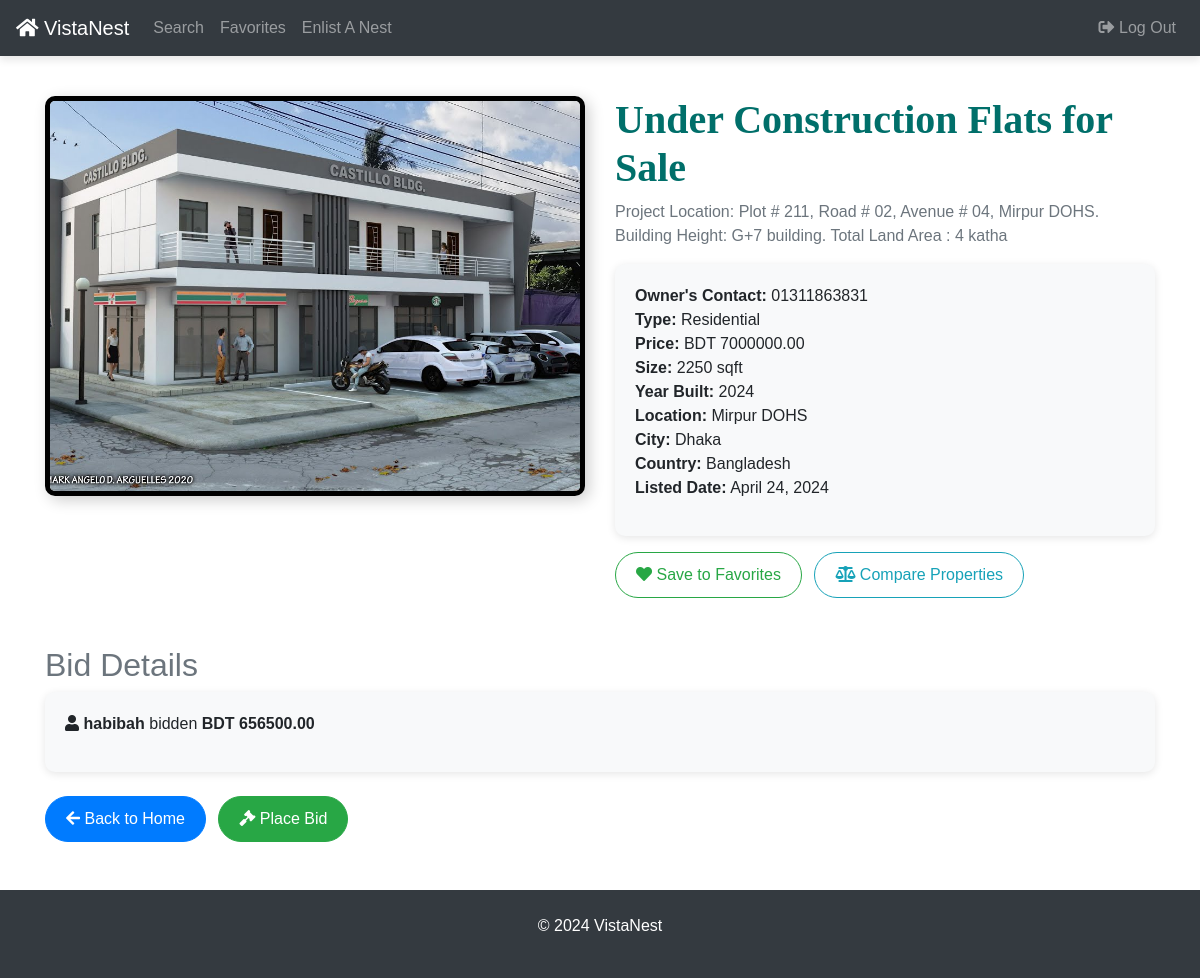
Page /details/17 on the committed database.
### platforms/models.py (models this page shows, shortened)
class Platform(models.Model):
    property_type_choices = [
        ('Residential', 'Residential'),
        ('Commercial', 'Commercial'),
        ('Land', 'Land'),
        ('Industrial', 'Industrial'),
        ('Special Purpose', 'Special Purpose')
    ]
    owner_contact_number = models.CharField(max_length=15, blank=True, null=True)
    title = models.CharField(max_length=100)
    description = models.TextField(default="This Property is mindblowing!")
    property_type = models.CharField(max_length=20, choices=property_type_choices)
    price = models.DecimalField(max_digits=10, decimal_places=2)
    size_sqft = models.PositiveIntegerField()
    year_built = models.PositiveIntegerField()
    location = models.CharField(max_length=100)
    city = models.CharField(max_length=50)
    country = models.CharField(max_length=50)
    listed_date = models.DateField(auto_now_add=True)
    image = models.ImageField(upload_to='platform_image/', blank=True, null=True, default='platform_image/houses.png')

class Bid(models.Model):
    user = models.ForeignKey(User, on_delete=models.CASCADE)
    property = models.ForeignKey(Platform, on_delete=models.CASCADE, related_name='bids')
    amount = models.DecimalField(max_digits=10, decimal_places=2)
    bid_status = models.CharField(max_length=20, choices=[
        ('Pending', 'Pending'),
        ('Accepted', 'Accepted'),
        ('Rejected', 'Rejected')
    ], default='Pending')
    date_placed = models.DateTimeField(auto_now_add=True)

### mysite/views.py (the view)
# urls.py: path('details/<int:property_id>', views.details, name='details'),
def details(request, property_id):
    platform = get_object_or_404(Platform, pk=property_id)
    bids = platform.bids.all().select_related('user')
    return render(request, 'details.html', {
    "platform": platform,  'bids': bids,
  })

### templates/details.html (shortened to what this page needs)
<!DOCTYPE html>
<html lang="en">
<head>
    <link rel="stylesheet" href="https://cdn.jsdelivr.net/npm/bootstrap@4.3.1/dist/css/bootstrap.min.css">
    <link rel="stylesheet" href="https://cdnjs.cloudflare.com/ajax/libs/font-awesome/5.15.4/css/all.min.css">
</head>
<body>
    <nav class="navbar navbar-expand-md navbar-dark bg-dark fixed-top">
       <a class="navbar-brand text-white" href="{% url 'home' %}">
             <i class="fas fa-home text-white"></i> VistaNest
        </a>
        <div class="collapse navbar-collapse" id="navbarNav">
            <ul class="navbar-nav">
                <li class="nav-item"><a class="nav-link" href="{% url 'search' %}">Search</a></li>
                <li class="nav-item"><a class="nav-link" href="{% url 'favorites' %}">Favorites</a></li>
                <li class="nav-item"><a class="nav-link" href="{% url 'add-platform' %}">Enlist A Nest</a></li>
            </ul>
            <ul class="navbar-nav ml-auto">
                <li class="nav-item">
                    <a href="{% url 'logout' %}" class="nav-link">
                        <i class="fas fa-sign-out-alt"></i> Log Out
                    </a>
                </li>
            </ul>
        </div>
    </nav>
    <div class="container mt-5 pt-5">
        <div class="row">
        <div class="col-md-6 text-center">
            {% if platform.image %}
                <img src="{{ platform.image.url }}" alt="Property Image" class="img-fluid property-image">
            {% else %}
            <div class="property-placeholder d-flex flex-column align-items-center justify-content-center">
                <i class="fas fa-home fa-7x text-muted"></i>
                <p class="mt-3 text-muted">Image not available</p>
            </div>
            {% endif %}
        </div>
            <div class="col-md-6">
            <h1 class="text-blue-teal custom-font"><b>{{ platform.title }}</b></h1>
                <p class="text-muted">{{ platform.description }}</p>
                <div class="info-section">
                    <ul class="list-unstyled">
                        <li><strong>Owner's Contact:</strong> {{ platform.owner_contact_number }}</li>
                        <li><strong>Type:</strong> {{ platform.property_type }}</li>
                        <li><strong>Price:</strong> BDT {{ platform.price }}</li>
                        <li><strong>Size:</strong> {{ platform.size_sqft }} sqft</li>
                        <li><strong>Year Built:</strong> {{ platform.year_built }}</li>
                        <li><strong>Location:</strong> {{ platform.location }}</li>
                        <li><strong>City:</strong> {{ platform.city }}</li>
                        <li><strong>Country:</strong> {{ platform.country }}</li>
                        <li><strong>Listed Date:</strong> {{ platform.listed_date }}</li>
                    </ul>
                </div><div class="mt-3">
    <a href="{% url 'add_to_favorites' platform.id %}" class="btn btn-outline-success btn-custom">
        <i class="fas fa-heart"></i> Save to Favorites
    </a>
  <a href="{% url 'compare_properties' %}?platform_id={{ platform.id }}" class="btn btn-outline-info btn-custom rounded-pill ml-2">
        <i class="fas fa-balance-scale"></i> Compare Properties
    </a>
</div>
            </div>
        </div>
        <div class="mt-5">
            <h2 class="text-secondary">Bid Details</h2>
            <div class="info-section">
                {% if bids %}
                    {% for bid in bids %}
                        <p><i class="fas fa-user"></i> <strong>{{ bid.user.username }}</strong> bidden <strong>BDT {{ bid.amount }}</strong></p>
                    {% endfor %}
                {% else %}
                    <p>No bids available yet. Be the first to place a bid!</p>
                {% endif %}
            </div>
        </div>
        <div class="mt-4">
            <a href="{% url 'home' %}" class="btn btn-primary btn-custom">
                <i class="fas fa-arrow-left"></i> Back to Home
            </a>
               <a href="{% url 'place_bid' platform.id %}" class="btn btn-success btn-custom ml-2">
        <i class="fas fa-gavel"></i> Place Bid
    </a>
        </div>
    </div>
    <footer class="text-center py-4 mt-5">
        <div class="container">
            <p>&copy; 2024 VistaNest</p>
        </div>
    </footer>
</body>
</html>

### templates/details.html (style rules this page uses)
body { font-family: 'Arial', sans-serif; }
.navbar { box-shadow: 0 4px 8px rgba(0, 0, 0, 0.1); }
.text-blue-teal { color: #006f6a; }
.custom-font { font-family: 'Garamond', Serif; }
.navbar-brand i { color: #ffc107; }
.property-image { width: 100%; height: 400px; object-fit: cover; border-radius: 10px; border: 5px solid #000; box-shadow: 4px 4px 15px rgba(0, 0, 0, 0.2); }
.info-section { background-color: #f8f9fa; border-radius: 10px; padding: 20px; box-shadow: 0px 2px 8px rgba(0, 0, 0, 0.1); }
.btn-custom { border-radius: 30px; padding: 10px 20px; }
footer { background-color: #343a40; color: #fff; }

### rows in the picture
Platform: image (picture), title "Under Construction Flats for Sale", description "Project Location: Plot # 211, Road # 02, Avenue # 04, Mirpur DOHS. Building Height: G+7 building. Total Land Area : 4 katha", owner_contact_number "01311863831", property_type "Residential", price "7000000.00", size_sqft "2250", year_built "2024", location "Mirpur DOHS", city "Dhaka", country "Bangladesh", listed_date "April 24, 2024"
Bid: user.username "habibah", amount "656500.00"
